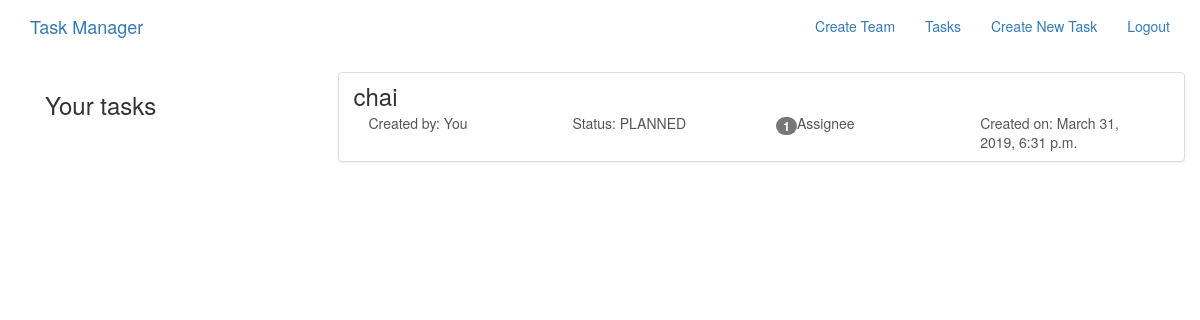
The app's page /tasks/ (signed in), older data.
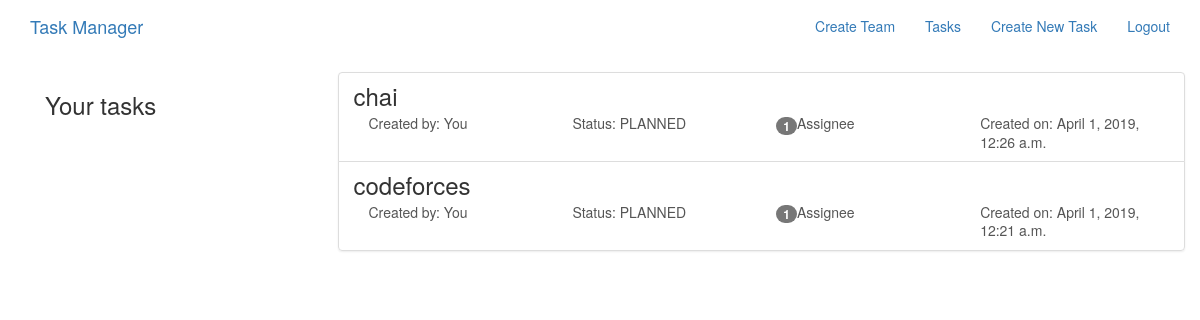
The same page, newer data.
### tasks/models.py (models this page shows, shortened)
class Task(models.Model):
    title = models.CharField(max_length=255,unique=True)
    description = models.TextField(blank=True,default='')
    STATUS_CHOICES = (
        ("PLANNED", "Planned"),
        ("INPROGRESS", "Inprogress"),
        ("DONE", "Done"),
    )
    status = models.CharField(max_length=10,
                              choices=STATUS_CHOICES,
                              default="PLANNED")
    slug = models.SlugField(allow_unicode=True,unique=True)
    creator = models.ForeignKey(User,related_name="tasks",on_delete=models.CASCADE)
    created_at = models.DateTimeField(auto_now=True)
    assignees = models.ManyToManyField(User,through="TaskAssignees")
    class Meta:
        ordering = ["-created_at"]

### tasks/views.py (the view)
class TaskList(LoginRequiredMixin,generic.ListView):
    model = Task
    def get_context_data(self, **kwargs):
        context = super().get_context_data(**kwargs)
        task_team = None
        try:
            if self.request.user.members.team:
                task_team = TaskTeam.objects.filter(
                    team = self.request.user.members.team
                )
        except User.DoesNotExist:
            raise Http404
        except AttributeError:
            pass
        else:
            context["task_team"] = task_team
        return context

### teams/templatetags/team_tags.py (called while the page is built)
@register.simple_tag(takes_context=True)
def getteam(context):
    try:
        request = context['request']
        user = User.objects.get(username=request.user.username)
        team = user.members.team
    except ObjectDoesNotExist:
        team = None
    return team

### tasks/templates/tasks/task_list.html (shortened to what this page needs)
{% extends "tasks/task_base.html" %}
{% block pretask %}
<div class="col-md-3">
  {% if request.user.is_authenticated %}
  <div class="card card-with-shadow">
    <div class="content">
      {% if request.user.members.team %}
      <h3>Team Name: <a href="{% url 'teams:single' slug=request.user.members.team.slug %}">{{ request.user.members.team }}</a></h3>
      {% else %}
      <h3>Your tasks</h3>
      {% endif %}
    </div>
  </div>
  {% endif %}
</div>
{% endblock %}
{% block posttask %}
<div class="col-md-9">
  <div class="list-group">
    {% if task_team %}
      <!-- if user is member of a team then show all the tasks
           associated with that team-->
      {% for taskteam in task_team %}
        {% with task=taskteam.task %}
          {% include "tasks/_task.html" %}
        {% endwith %}
      {% endfor %}
    {% else %}
      {% for task in request.user.tasks.all %}
        {% include "tasks/_task.html" %}
      {% endfor %}
    {% endif %}
  </div>
</div>
{% endblock %}

### tasks/templates/tasks/_task.html
{% load tz %}
<a class="list-group-item" href="{% url 'tasks:single' slug=task.slug %}">
  <h3 class="title list-group-item-heading">{{ task.title }}</h3>
  <div class="list-group-item-text container-fluid">
    <div class="row">
      <div class="col-md-3">
        <span>Created by: {% if request.user == task.creator %}You{% else %}{{ task.creator }}{% endif %}</span>
      </div>
      <div class="col-md-3">
        <span>Status: {{ task.status }}</span>
      </div>
      <div class="col-md-3">
        <strong><span class="badge">{{ task.assignees.count }}</span></strong>Assignee{{ task.assignees.count|pluralize }}
      </div>
      <div class="col-md-3">
        <span>Created on: {{ task.created_at|localtime }}</span>
      </div>
    </div>
  </div>
</a>

Row changes from the older to the newer data that the page shows:
changed Task "chai": created_at "March 31, 2019, 6:31 p.m." → "April 1, 2019, 12:26 a.m."
added Task: title "codeforces", shows "You", status "PLANNED", assignees.count "1", created_at "April 1, 2019, 12:21 a.m."
